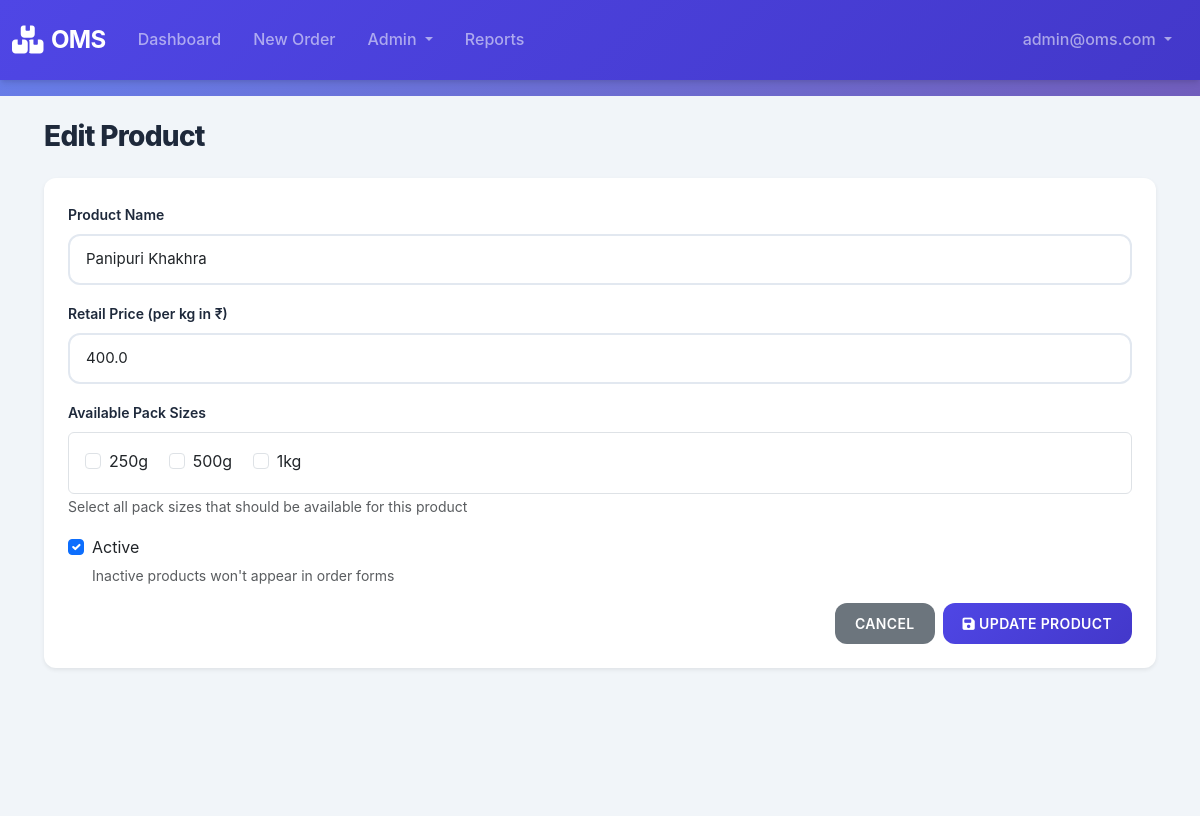
The page /product/3/edit (signed in) on the database its author committed.
### models.py (models this page shows, shortened)
class User(UserMixin, db.Model):
    __tablename__ = 'users'
    id = db.Column(db.Integer, primary_key=True)
    email = db.Column(db.String(120), unique=True, nullable=False, index=True)
    password_hash = db.Column(db.String(256), nullable=False)
    role = db.Column(db.Enum('admin', 'order_taker'), nullable=False, default='order_taker')
    created_at = db.Column(db.DateTime, default=datetime.utcnow)
    orders_created = db.relationship('Order', backref='creator', lazy='dynamic')

class Product(db.Model):
    __tablename__ = 'products'
    id = db.Column(db.Integer, primary_key=True)
    name = db.Column(db.String(200), nullable=False, index=True)
    retail_price = db.Column(db.Float, nullable=False)
    pack_sizes = db.Column(db.Text, nullable=False)  # JSON string storing available sizes
    is_active = db.Column(db.Boolean, default=True)
    def get_pack_sizes(self):
        if self.pack_sizes:
            return json.loads(self.pack_sizes)
        return []

### app.py (the view, shortened to what this page needs)
    @app.route('/product/<int:product_id>/edit', methods=['GET', 'POST'])
    @login_required
    @role_required('admin')
    def edit_product(product_id):
        product = Product.query.get_or_404(product_id)
        return render_template('product_form.html', product=product)

### templates/product_form.html (shortened to what this page needs)
{% extends "base.html" %}
{% block content %}
<div class="container">
    <h1 class="h3 mb-4">{{ 'Edit' if product else 'Add' }} Product</h1>
    <div class="card shadow-sm">
        <div class="card-body">
            <form method="POST">
                <div class="mb-3">
                    <label for="name" class="form-label">Product Name</label>
                    <input type="text" class="form-control" id="name" name="name"
                           value="{{ product.name if product else '' }}" required>
                </div>
                <div class="mb-3">
                    <label for="retail_price" class="form-label">Retail Price (per kg in ₹)</label>
                    <input type="number" class="form-control" id="retail_price" name="retail_price"
                           value="{{ product.retail_price if product else '' }}" step="0.01" min="0" required>
                </div>
                <div class="mb-3">
                    <label class="form-label">Available Pack Sizes</label>
                    <div class="border rounded p-3">
                        <div class="form-check form-check-inline">
                            <input class="form-check-input" type="checkbox" name="pack_sizes" value="0.25" id="size_250"
                                   {% if product and 0.25 in product.get_pack_sizes() %}checked{% endif %}>
                            <label class="form-check-label" for="size_250">250g</label>
                        </div>
                        <div class="form-check form-check-inline">
                            <input class="form-check-input" type="checkbox" name="pack_sizes" value="0.5" id="size_500"
                                   {% if product and 0.5 in product.get_pack_sizes() %}checked{% endif %}>
                            <label class="form-check-label" for="size_500">500g</label>
                        </div>
                        <div class="form-check form-check-inline">
                            <input class="form-check-input" type="checkbox" name="pack_sizes" value="1.0" id="size_1kg"
                                   {% if product and 1.0 in product.get_pack_sizes() %}checked{% endif %}>
                            <label class="form-check-label" for="size_1kg">1kg</label>
                        </div>
                    </div>
                    <small class="text-muted">Select all pack sizes that should be available for this product</small>
                </div>
                {% if product %}
                <div class="mb-3 form-check">
                    <input type="checkbox" class="form-check-input" id="is_active" name="is_active"
                           {% if product.is_active %}checked{% endif %}>
                    <label class="form-check-label" for="is_active">Active</label>
                    <small class="form-text text-muted d-block">Inactive products won't appear in order forms</small>
                </div>
                {% endif %}
                <div class="d-grid gap-2 d-md-flex justify-content-md-end">
                    <a href="{{ url_for('manage_products') }}" class="btn btn-secondary">Cancel</a>
                    <button type="submit" class="btn btn-primary">
                        <i class="fas fa-save"></i> {{ 'Update' if product else 'Create' }} Product
                    </button>
                </div>
            </form>
        </div>
    </div>
</div>
{% endblock %}

### templates/base.html (shortened to what this page needs)
<!DOCTYPE html>
<html lang="en">
<head>
    <link href="https://cdn.jsdelivr.net/npm/bootstrap@5.3.0/dist/css/bootstrap.min.css" rel="stylesheet">
    <link rel="stylesheet" href="https://cdnjs.cloudflare.com/ajax/libs/font-awesome/6.4.0/css/all.min.css">
    <link rel="stylesheet" href="{{ url_for('static', filename='css/style.css') }}">
</head>
<body class="bg-light">
    {% if current_user.is_authenticated %}
    <nav class="navbar navbar-expand-lg navbar-dark bg-primary">
        <div class="container-fluid">
            <a class="navbar-brand" href="{{ url_for('dashboard') }}">
                <i class="fas fa-boxes"></i> OMS
            </a>
            <div class="collapse navbar-collapse" id="navbarNav">
                <ul class="navbar-nav me-auto">
                    <li class="nav-item">
                        <a class="nav-link" href="{{ url_for('dashboard') }}">Dashboard</a>
                    </li>
                    <li class="nav-item">
                        <a class="nav-link" href="{{ url_for('create_order') }}">New Order</a>
                    </li>
                    {% if current_user.role == 'admin' %}
                    <li class="nav-item dropdown">
                        <a class="nav-link dropdown-toggle" href="#" id="adminDropdown" role="button" data-bs-toggle="dropdown">
                            Admin
                        </a>
                    </li>
                    {% endif %}
                    <li class="nav-item">
                        <a class="nav-link" href="{{ url_for('reports') }}">Reports</a>
                    </li>
                </ul>
                <ul class="navbar-nav">
                    <li class="nav-item dropdown">
                        <a class="nav-link dropdown-toggle" href="#" id="userDropdown" role="button" data-bs-toggle="dropdown">
                            {{ current_user.email }}
                        </a>
                    </li>
                </ul>
            </div>
        </div>
    </nav>
    {% endif %}
    <main class="{% if current_user.is_authenticated %}container-fluid py-4{% endif %}">
        {% block content %}{% endblock %}
    </main>
</body>
</html>

### static/css/style.css (style rules this page uses)
:root { --primary-color: #4f46e5; --primary-dark: #4338ca; --secondary-color: #64748b; --success-color: #10b981; --warning-color: #f59e0b; --danger-color: #ef4444; --light-bg: #f1f5f9; --card-bg: #ffffff; --text-primary: #1e293b; --text-secondary: #64748b; --border-color: #e2e8f0; --shadow-sm: 0 1px 2px 0 rgba(0, 0, 0, 0.05); --shadow-md: 0 4px 6px -1px rgba(0, 0, 0, 0.1), 0 2px 4px -1px rgba(0, 0, 0, 0.06); --shadow-lg: 0 10px 15px -3px rgba(0, 0, 0, 0.1), 0 4px 6px -2px rgba(0, 0, 0, 0.05); --radius: 0.75rem; }
* { box-sizing: border-box; }
body { font-family: 'Inter', -apple-system, BlinkMacSystemFont, 'Segoe UI', Roboto, sans-serif; background: linear-gradient(135deg, #667eea 0%, #764ba2 100%); background-attachment: fixed; color: var(--text-primary); line-height: 1.6; }
.navbar { background: linear-gradient(135deg, var(--primary-color) 0%, var(--primary-dark) 100%) !important; box-shadow: var(--shadow-md); padding: 1rem 0; backdrop-filter: blur(10px); }
.navbar-brand { font-weight: 700; font-size: 1.5rem; letter-spacing: -0.025em; display: flex; align-items: center; gap: 0.5rem; }
.navbar-brand i { font-size: 1.75rem; }
.nav-link { font-weight: 500; padding: 0.5rem 1rem !important; border-radius: var(--radius); transition: all 0.2s ease; }
main.container-fluid { background-color: var(--light-bg); min-height: calc(100vh - 80px); padding: 2rem; }
.card { border: none; border-radius: var(--radius); box-shadow: var(--shadow-md); background: var(--card-bg); transition: all 0.3s ease; overflow: hidden; }
.card-body { padding: 1.5rem; }
.btn { border-radius: var(--radius); font-weight: 600; padding: 0.625rem 1.25rem; transition: all 0.2s ease; border: none; text-transform: uppercase; font-size: 0.875rem; letter-spacing: 0.025em; }
.btn-primary { background: linear-gradient(135deg, var(--primary-color) 0%, var(--primary-dark) 100%); }
.form-control, .form-select { border-radius: var(--radius); border: 2px solid var(--border-color); padding: 0.75rem 1rem; font-size: 0.9375rem; transition: all 0.2s ease; background-color: #fff; }
.form-label { font-weight: 600; color: var(--text-primary); margin-bottom: 0.5rem; font-size: 0.875rem; }
h1.h3 { font-weight: 800; color: var(--text-primary); letter-spacing: -0.025em; margin-bottom: 1.5rem; }
.card { animation: fadeIn 0.3s ease-out; }

### rows shown on the page
User: email "admin@oms.com"
Product: name "Panipuri Khakhra", retail_price "400.0", is_active "☑"

### other values the page prints
{{ 'Edit' if product else 'Add' }} "Edit"
{{ 'Update' if product else 'Create' }} "UPDATE"
